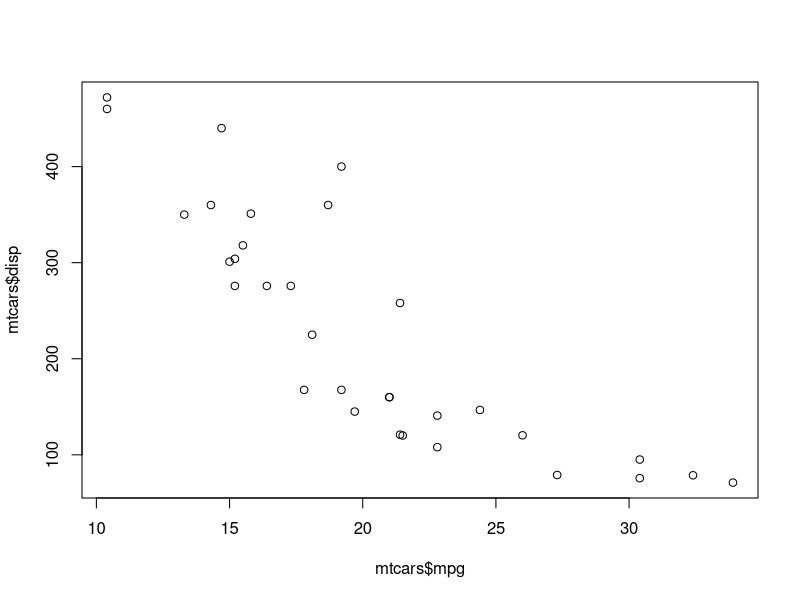
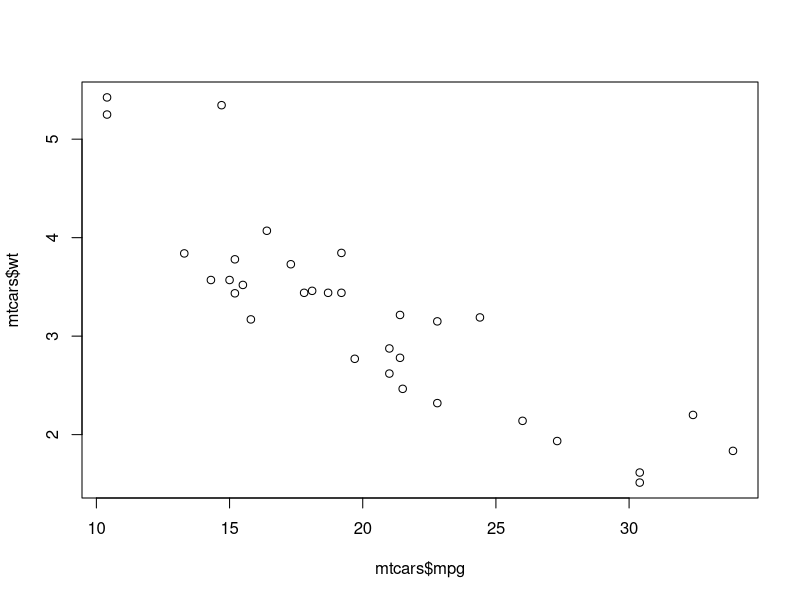
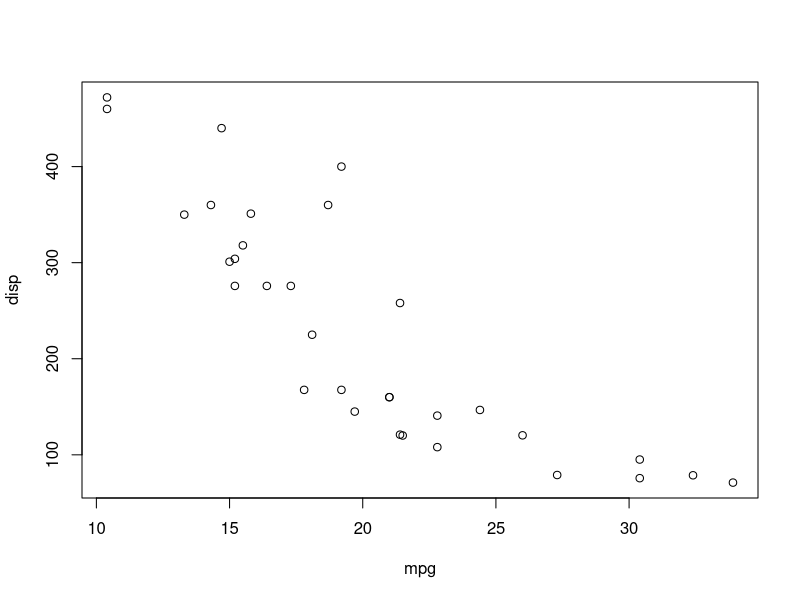
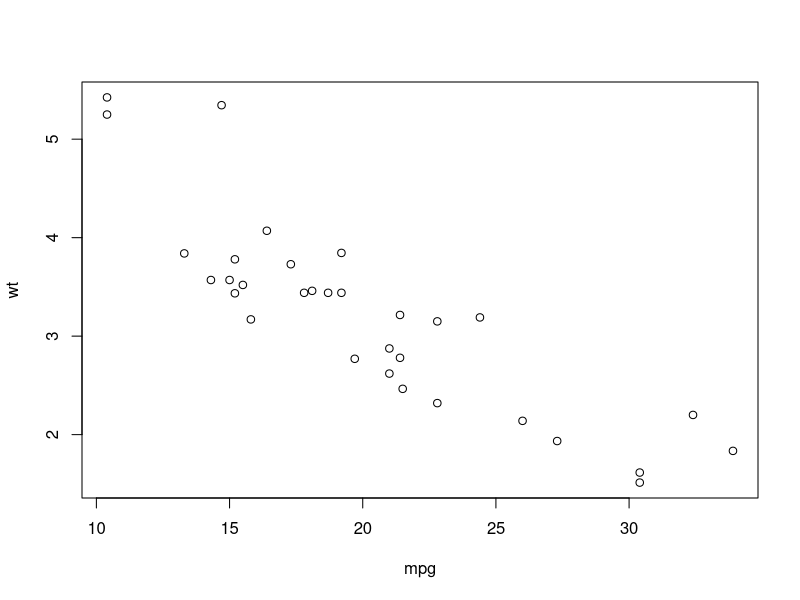
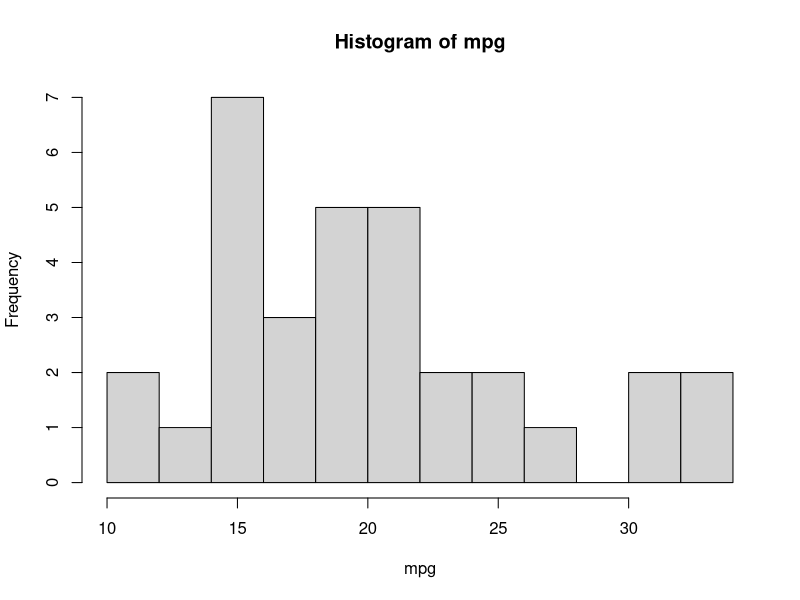

These figures' R source, in order: (Note: this script raises an error after producing the figures.)
#------------------------------------------------------------#
# R in Action (3rd ed): Chapter 2                            #
# Creating a dataset                                         #
#------------------------------------------------------------#

# Types of vectors
a <- c(1, 2, 5, 3, 6, -2, 4) # numeric
b <- c("one", "two", "three") # character
c <- c(TRUE, TRUE, TRUE, FALSE, TRUE, FALSE) # logical

# subsetting vectors
a <- c("k", "j", "h", "a", "c", "m")
a[3]
a[c(1, 3, 5)]
a[2:6]

# Listing 2.1 Creating matrices
y <- matrix(1:20, nrow = 5, ncol = 4)
y
cells <- c(1, 26, 24, 68)
rnames <- c("R1", "R2")
cnames <- c("C1", "C2")
mymatrix <- matrix(cells,
  nrow = 2, ncol = 2, byrow = TRUE,
  dimnames = list(rnames, cnames))
mymatrix
mymatrix <- matrix(cells,
  nrow = 2, ncol = 2, byrow = FALSE,
  dimnames = list(rnames, cnames))
mymatrix

# Listing 2.2 Using matrix subscripts
x <- matrix(1:10, nrow = 2)
x
x[2, ]
x[, 2]
x[1, 4]
x[1, c(4, 5)]

# Listing 2.3 Creating an array
dim1 <- c("A1", "A2")
dim2 <- c("B1", "B2", "B3")
dim3 <- c("C1", "C2", "C3", "C4")
z <- array(1:24, c(2, 3, 4), dimnames = list(dim1, dim2, dim3))
z

# Listing 2.4 Creating a data frame
patientID <- c(1, 2, 3, 4)
age <- c(25, 34, 28, 52)
diabetes <- c("Type1", "Type2", "Type1", "Type1")
status <- c("Poor", "Improved", "Excellent", "Poor")
patientdata <- data.frame(patientID, age, diabetes, status)
patientdata

# Listing 2.5 Specifying elements of a data frame
patientdata[1:2]
patientdata$age
patientdata[c("diabetes", "status")]
patientdata$age

# Listing 2.6 Using factors
patientID <- c(1, 2, 3, 4)
age <- c(25, 34, 28, 52)
diabetes <- c("Type1", "Type2", "Type1", "Type1")
status <- c("Poor", "Improved", "Excellent", "Poor")
status <- factor(status, order=TRUE, levels=c("Poor", "Improved", "Excellent"))
status


diabetes <- factor(diabetes)
status <- factor(status, order = TRUE)
patientdata <- data.frame(patientID, age, diabetes, status)
str(patientdata)
summary(patientdata)

table(patientdata$diabetes,patientdata$status)

# Listing 2.7 Creating a list
g <- "My First List"
h <- c(25, 26, 18, 39)
j <- matrix(1:10, nrow = 5)
k <- c("one", "two", "three")
mylist <- list(title = g, ages = h, j, k)
mylist
mylist[[2]]
mylist[["ages"]]

summary(mtcars$mpg)
plot(mtcars$mpg,mtcars$disp)
plot(mtcars$mpg,mtcars$wt)

with(mtcars,{
stats <- summary(mpg)
plot(mpg,disp)
plot(mpg,wt)
hist(mpg,breaks=15)
stats # 作用域仅限于大括号内
statsGlobal <<- summary(mpg) # Using Global Variable
})

statsGlobal

patientdata <- data.frame(patientID,age,diabetes,status,row.names=patientID)
patientdata  <- patientdata[2:4]
patientdata
str(patientdata)
summary(patientdata)

library(tibble) 
mtcars <- as_tibble(mtcars) 
mtcars

mydata <- data.frame(age=numeric(0), gender=character(0), weight=numeric(0)) 
mydata <- edit(mydata)
